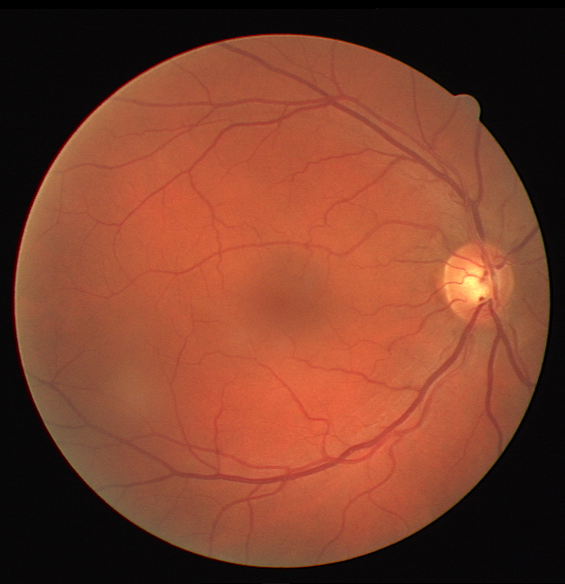
//> input picture fundus.tif, 565 x 584 px
$ ./HelloCV fundus.tif   (built with g++ and OpenCV 4)
//> lines starting //> are read from the running program, lines starting //| are printed output that depends on the picture; after the words box and inside, x2 and y2 are one past the last pixel; in counts of white or black regions, pixels touching at a corner belong together
#include <stdio.h>
#include <opencv2/core/core.hpp>
#include <opencv2/highgui.hpp>
#include <opencv2/imgproc.hpp>

cv::Mat img, img_g, img_d;
int threshold_value = 50;
const std::string w_name = "Open CV Lab";

void Threshold_Change( int, void* ){
    cv::threshold(img_g, img_d, threshold_value, 255, cv::THRESH_OTSU);
    cv::imshow(w_name, img_d);
    // printf("%i \n", threshold_value);
}

int main(int argc, char *argv[]){
    std::string imageName = "";

    if (argc > 1)
    {
        imageName = argv[1];
    }

    img = cv::imread( imageName , cv::IMREAD_UNCHANGED );
//> img is the input picture: 584 rows x 565 cols, CV_8UC3; mean B, G, R 43.5, 63.5, 123

    if (img.empty()){
        printf("Cannot read the image");
        return -1;
    }

    cv::namedWindow(w_name, cv::WINDOW_AUTOSIZE );

    cv::cvtColor(img, img_g, cv::COLOR_BGR2GRAY);
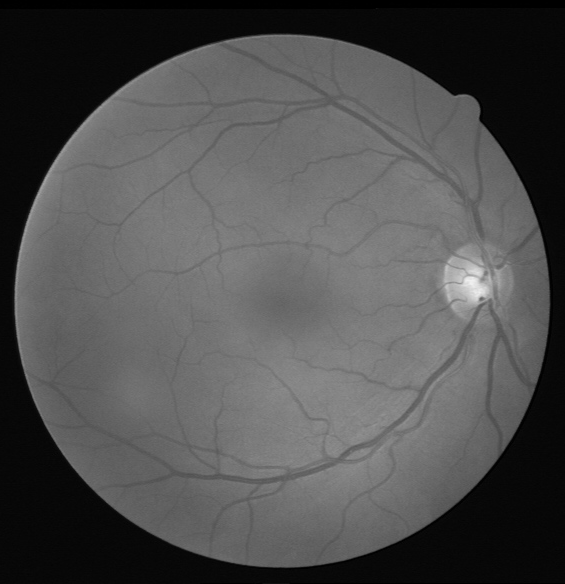
//> img_g: 584 rows x 565 cols, CV_8UC1; min 0, max 240, mean 79

    cv::threshold(img_g, img_d, 0, 255, cv::THRESH_OTSU);
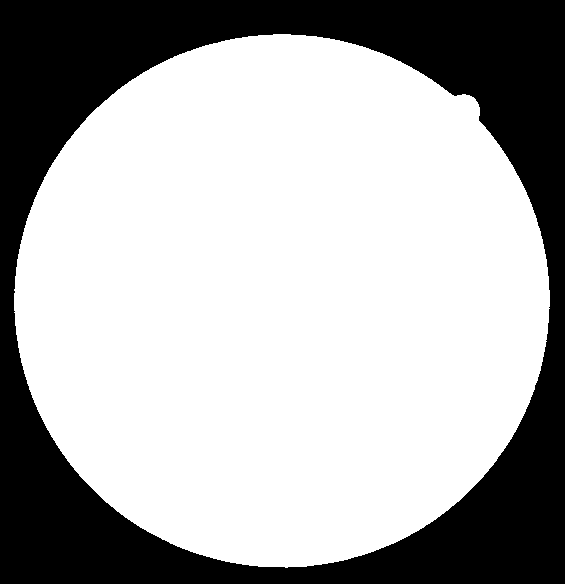
//> img_d: 584 rows x 565 cols, CV_8UC1; 68.1% white; 1 black region, box (x1, y1, x2, y2) and area: (0, 0, 565, 584) 105362

    cv::imshow(w_name, img_d);

    cv::createTrackbar("Threshold Value", w_name, &threshold_value, 255, Threshold_Change);

    Threshold_Change( 0, 0 );

    cv::waitKey();
    return 0;
}

$ run again, on horizon1.jpg
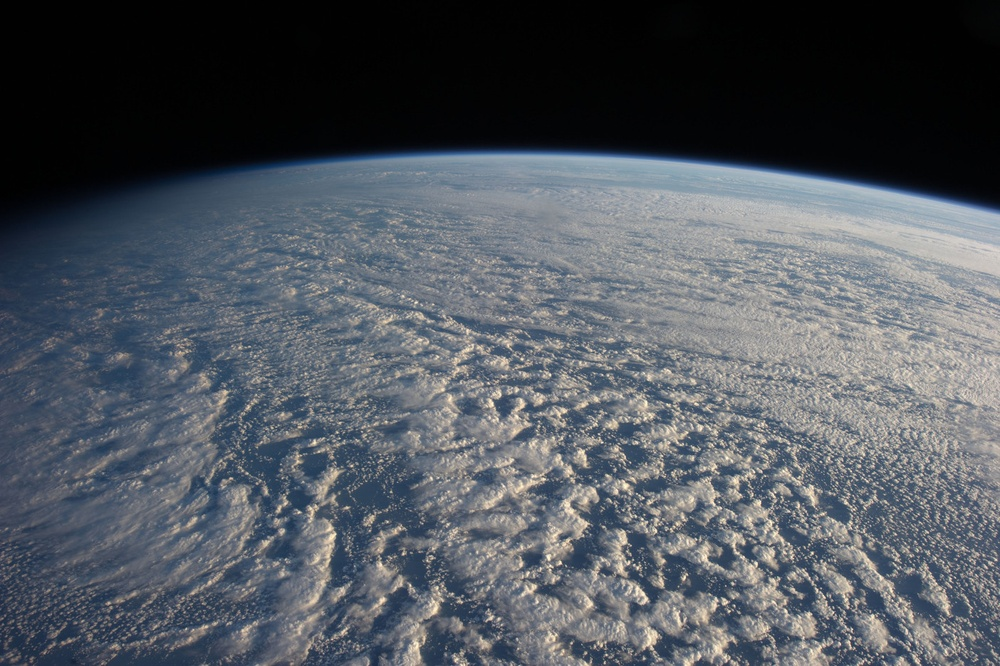
//> input picture horizon1.jpg, 1000 x 666 px, shrunk from 1404 x 935 before the run
//> img is the input picture: 666 rows x 1000 cols, CV_8UC3; mean B, G, R 93.7, 86.6, 81.3
//> `cv::cvtColor(img, img_g, cv::COLOR_BGR2GRAY);`:
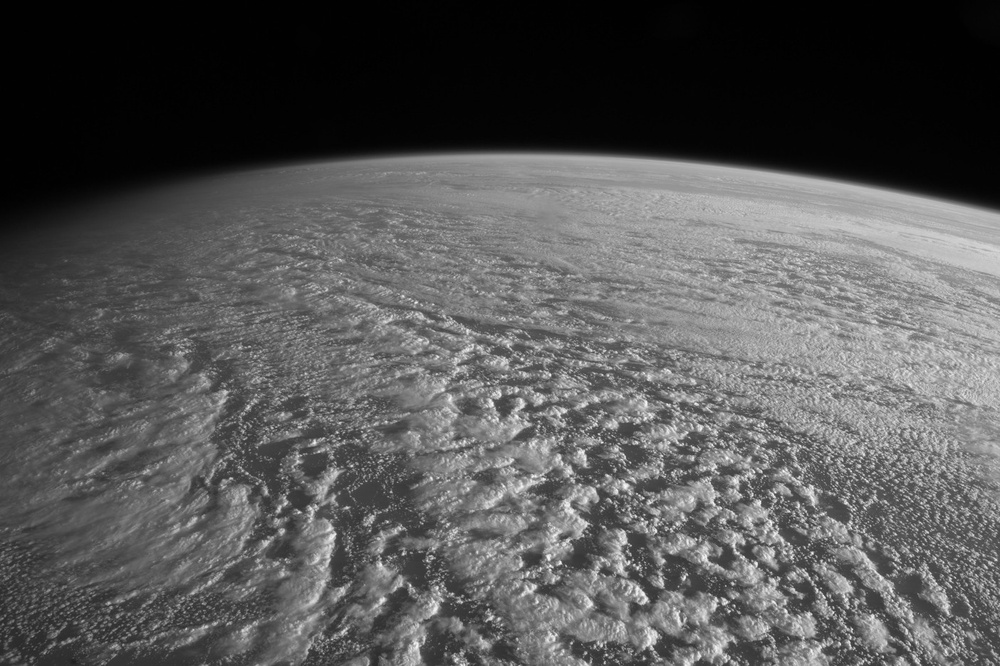
//> img_g: 666 rows x 1000 cols, CV_8UC1; min 0, max 252, mean 85.8
//> `cv::threshold(img_g, img_d, 0, 255, cv::THRESH_OTSU);`:
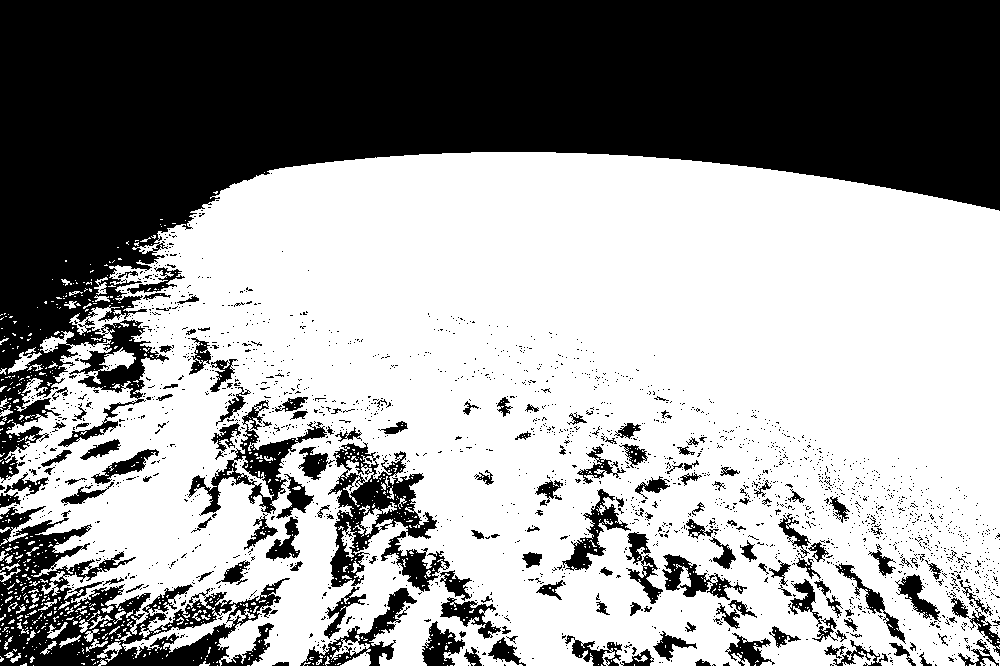
//> img_d: 666 rows x 1000 cols, CV_8UC1; 60.1% white; 2193 black regions (2030 under 20 px), largest, box (x1, y1, x2, y2) and area: (0, 0, 1000, 483) 201961, (0, 506, 290, 666) 17226, (328, 442, 450, 592) 6852
